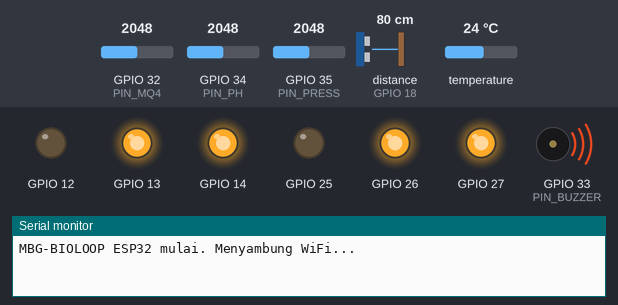
Bench run of a sketch on a simulated ESP32. Shown: output pins drawn as LEDs (lit = HIGH), buzzer (waves = sounding, pin HIGH), the last lines printed to the serial monitor. Wiring (inferred from the names in the program): ultrasonic range finder: trigger GPIO 5; echo GPIO 18. The test bench sets the inputs (shaded band); at power-on: temperature 24 °C, GPIO 32 (PIN_MQ4) = 2048, GPIO 34 (PIN_PH) = 2048, GPIO 35 (PIN_PRESS) = 2048, distance to the obstacle (sensor on GPIO 18) 80 cm (analog values on the 0–4095 scale). The echo pulse lasts 58.3 µs per cm; WiFi joins after 1.5 s; servers stay silent unless stated; uploads are accepted with an empty reply; pins used as bus, display or sensor lines are not drawn.

Above: at 3.5 s.
3.6 s: temperature set to 35 °C
At 8.6 s:
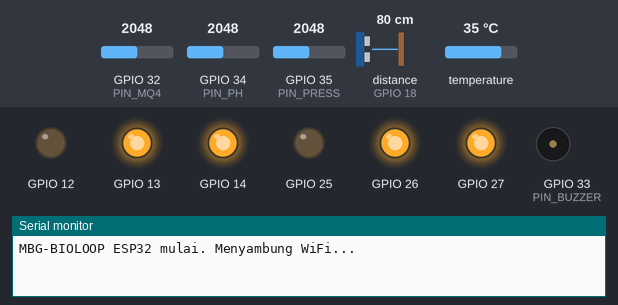
10.2 s: temperature set to 36 °C
At 12.8 s:
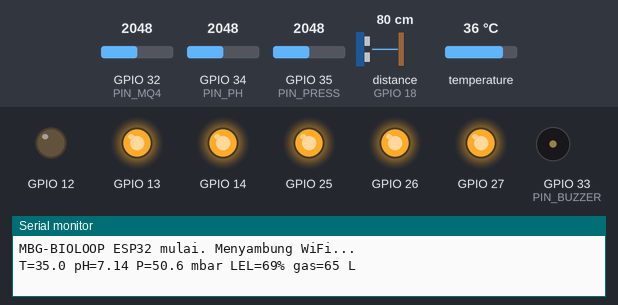
15.0 s: temperature set to 36.7 °C
18.5 s: temperature set to 37.8 °C
At 20.9 s:
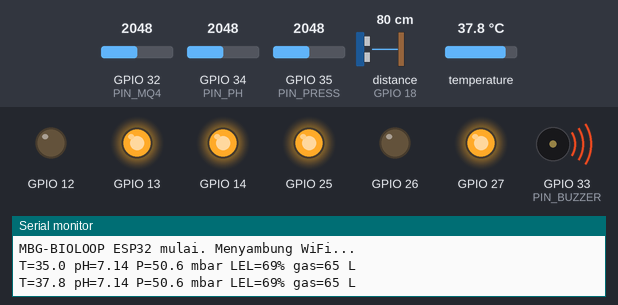
22.0 s: GPIO 32 (PIN_MQ4) set to 605
25.5 s: GPIO 32 (PIN_MQ4) set to 539
At 26.6 s:
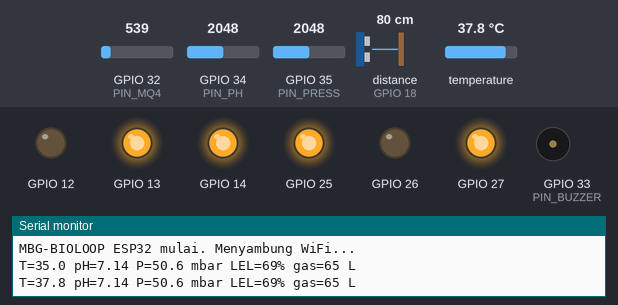
Timing chart, 0 to 28.5 s (numbered marks = the images above; inputs shaded):
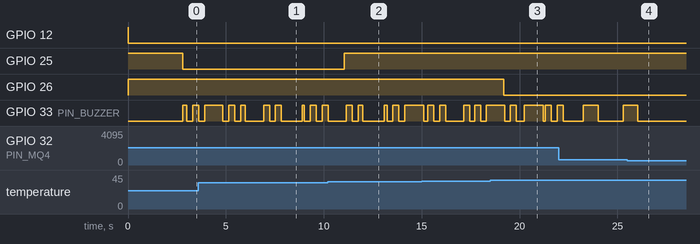

Measured:
- the behaviour switches between 35.3 and 35.4 °C on temperature (found by bisection; images 1 and 2)
- the behaviour switches between 37 and 37.1 °C on temperature (found by bisection; images 2 and 3)
- the behaviour switches between 580 and 579 on GPIO 32 (PIN_MQ4) (found by bisection; images 3 and 4)
- after the input at 10.2 s, GPIO 25: LOW → HIGH after 0.84 s
- after the input at 18.5 s, GPIO 26: HIGH → LOW after 0.68 s
- after the input at 25.5 s, GPIO 33 (PIN_BUZZER): goes on until 26.0 s, then stays LOW

The sketch:

bioloop_esp32.ino
```cpp
/* =====================================================================
   MBG-BIOLOOP AI: firmware kontroler ESP32
   ---------------------------------------------------------------------
   Membaca sensor bioreaktor, mengirim data ke server (MODE=sensor),
   menjalankan perintah dari dashboard/Telegram/AI, dan TETAP menjaga
   suhu serta keselamatan secara lokal walau WiFi atau server mati.

   Pustaka (Arduino IDE > Tools > Manage Libraries):
     - OneWire (Paul Stoffregen)
     - DallasTemperature (Miles Burton)
     - ArduinoJson (Benoit Blanchon) versi 7.x
   Board: "ESP32 Dev Module" (paket esp32 by Espressif)

   PERINGATAN LISTRIK
   - ADC ESP32 maksimal 3,3 V. Sensor 5 V (MPX5010DP, MQ-4, modul pH)
     WAJIB lewat pembagi tegangan, misalnya 10 kΩ (atas) + 20 kΩ (bawah).
   - Relay untuk katup 12/24 V atau pompa: pakai modul relay ber-optocoupler
     dan catu daya terpisah. Jangan menyalakan beban dari pin ESP32.
   - Semua kabel dan kotak kontroler di luar zona gas (≥ 1 m dari tangki),
     kotak tertutup (IP65). Jangan memasang saklar/relay di dekat titik bocor.
   ===================================================================== */
#include <WiFi.h>
#include <HTTPClient.h>
#include <WiFiClientSecure.h>
#include <ArduinoJson.h>
#include <OneWire.h>
#include <DallasTemperature.h>

/* ---------- 1. ISI BAGIAN INI ---------- */
const char* WIFI_SSID   = "NAMA_WIFI";
const char* WIFI_PASS   = "PASSWORD_WIFI";
// Salin dua baris ini dari Panel Admin → Perangkat → Daftarkan perangkat
const char* SERVER_URL  = "https://nama-proyek-anda.vercel.app";  // atau http://192.168.1.10:3000 untuk server lokal
const char* DEVICE_KEY  = "blk_isi_dengan_kunci_perangkat";
const char* FW_VERSION  = "3.0.0";

/* ---------- 2. PIN ---------- */
const int PIN_DS18B20   = 4;    // data DS18B20 (+ resistor 4,7 kΩ ke 3,3 V)
const int PIN_PH        = 34;   // modul pH (PH-4502C) lewat pembagi tegangan
const int PIN_PRESS     = 35;   // MPX5010DP lewat pembagi tegangan
const int PIN_MQ4       = 32;   // MQ-4 (AO) lewat pembagi tegangan
const int PIN_US_TRIG   = 5;    // JSN-SR04T trig
const int PIN_US_ECHO   = 18;   // JSN-SR04T echo (lewat pembagi bila modul 5 V)
const int RELAY_HOT     = 25;   // katup solenoid air panas
const int RELAY_COLD    = 26;   // katup solenoid air dingin
const int RELAY_BUFFER  = 27;   // pompa dosis larutan NaHCO3
const int RELAY_STOVE   = 14;   // katup gas kompor (normally closed)
const int RELAY_STIR    = 12;   // motor pengaduk
const int RELAY_DRAIN   = 13;   // katup bawah bermotor (pengurasan endapan)
const int PIN_BUZZER    = 33;   // buzzer peringatan lokal
const bool RELAY_ACTIVE_LOW = true;   // kebanyakan modul relay aktif LOW

/* ---------- 3. KALIBRASI ---------- */
const float ADC_DIVIDER   = 1.5;      // 10k/20k → tegangan asli = baca × 1,5
float PH_V7   = 2.50;                 // tegangan modul pada larutan pH 7 (ukur sendiri)
float PH_SLOPE = 0.18;                // selisih volt per 1 pH (ukur dengan larutan pH 4)
const float DRUM_AREA_M2  = 0.430;    // π × 0,37² m (drum Ø 74 cm)
float US_REST_CM  = 95.0;             // jarak sensor → atap drum saat drum KOSONG (turun penuh)
const float DRUM_RISE_MAX_CM = 65.0;  // tinggi naik maksimal drum
float MQ4_V_CLEAN = 0.40;             // tegangan MQ-4 di udara bersih (setelah pemanasan 24 jam)
float MQ4_V_PER_LEL = 0.030;          // perkiraan kasar volt per 1% LEL, kalibrasi dengan gas uji
const float BUFFER_G_PER_S = 1.6;     // gram NaHCO3 per detik pompa (larutan 80 g/L × 20 mL/s)
const float DRAIN_L_PER_S  = 0.5;     // liter per detik saat katup bawah terbuka

/* ---------- 4. BATAS (akan diperbarui dari server) ---------- */
float SET_T = 35.0, SET_BAND = 2.0, SET_PMAX = 12.0;
bool autoMode = true;

/* ---------- keadaan ---------- */
OneWire oneWire(PIN_DS18B20);
DallasTemperature ds(&oneWire);
float T = NAN, pH = NAN, pressMbar = NAN, lel = 0, gasL = NAN;
bool hotOn = false, coldOn = false, stoveOn = false, stirOn = true;
unsigned long bufferUntil = 0, drainUntil = 0, lastPost = 0, lastSensor = 0, lastStir = 0;
const unsigned long POST_EVERY_MS = 10000;   // kirim data tiap 10 detik

void relay(int pin, bool on) { digitalWrite(pin, (on ^ RELAY_ACTIVE_LOW) ? HIGH : LOW); }
float readVolt(int pin) { uint32_t s = 0; for (int i = 0; i < 16; i++) s += analogReadMilliVolts(pin); return s / 16.0 / 1000.0 * ADC_DIVIDER; }

float readUltrasonicCm() {
  digitalWrite(PIN_US_TRIG, LOW); delayMicroseconds(3);
  digitalWrite(PIN_US_TRIG, HIGH); delayMicroseconds(20); digitalWrite(PIN_US_TRIG, LOW);
  unsigned long d = pulseIn(PIN_US_ECHO, HIGH, 30000UL);
  return d ? d * 0.0343 / 2.0 : NAN;
}

void readSensors() {
  ds.requestTemperatures();
  float t = ds.getTempCByIndex(0); if (t > -50 && t < 100) T = t;
  float vph = readVolt(PIN_PH); pH = 7.0 + (PH_V7 - vph) / PH_SLOPE;
  // MPX5010DP: Vout = Vs × (0,09 × P[kPa] + 0,04), Vs = 5 V; 1 kPa = 10 mbar
  float vp = readVolt(PIN_PRESS); pressMbar = max(0.0f, ((vp / 5.0f) - 0.04f) / 0.09f * 10.0f);
  float vm = readVolt(PIN_MQ4); lel = constrain((vm - MQ4_V_CLEAN) / MQ4_V_PER_LEL, 0.0f, 100.0f);
  float cm = readUltrasonicCm();
  if (!isnan(cm)) { float rise = constrain(US_REST_CM - cm, 0.0f, DRUM_RISE_MAX_CM); gasL = DRUM_AREA_M2 * rise / 100.0f * 1000.0f; }
  lastSensor = millis();
}

/* ---------- kendali lokal: tetap jalan tanpa server ---------- */
void setHot(bool on)  { hotOn = on; if (on) coldOn = false; relay(RELAY_HOT, hotOn); relay(RELAY_COLD, coldOn); }
void setCold(bool on) { coldOn = on; if (on) hotOn = false; relay(RELAY_HOT, hotOn); relay(RELAY_COLD, coldOn); }
void setStove(bool on) { stoveOn = on; relay(RELAY_STOVE, on); }

void localControl() {
  // 1) KESELAMATAN: kebocoran gas → tutup katup kompor, bunyikan buzzer
  if (lel > 20) { setStove(false); digitalWrite(PIN_BUZZER, (millis() / 300) % 2); }
  else if (lel > 10) { setStove(false); digitalWrite(PIN_BUZZER, (millis() / 1000) % 2); }
  else digitalWrite(PIN_BUZZER, LOW);
  // 2) Gas habis → matikan kompor supaya tidak menyedot udara/air
  if (stoveOn && !isnan(pressMbar) && pressMbar < 2.0) setStove(false);
  // 3) Suhu otomatis (histeresis)
  if (autoMode && !isnan(T)) {
    if (T < SET_T - SET_BAND && !hotOn) setHot(true);
    else if (hotOn && T >= SET_T + 0.3) setHot(false);
    if (T > SET_T + SET_BAND && !coldOn) setCold(true);
    else if (coldOn && T <= SET_T - 0.3) setCold(false);
  }
  // 4) Pompa buffer & katup kuras berjalan dengan batas waktu
  relay(RELAY_BUFFER, millis() < bufferUntil);
  relay(RELAY_DRAIN, millis() < drainUntil);
  // 5) Pengaduk: 5 menit tiap 30 menit bila dinyalakan
  unsigned long ph = (millis() / 60000UL) % 30; relay(RELAY_STIR, stirOn && ph < 5);
  // 6) Sensor suhu mati → matikan pemanas (fail-safe)
  if (isnan(T) && hotOn) setHot(false);
}

/* ---------- perintah dari server ---------- */
void runCommand(JsonObject c) {
  const char* cmd = c["cmd"] | "";
  if (!strcmp(cmd, "buffer")) { float g = c["grams"] | 300; bufferUntil = millis() + (unsigned long)(g / BUFFER_G_PER_S * 1000); }
  else if (!strcmp(cmd, "drain")) { float L = c["liters"] | 20; drainUntil = millis() + (unsigned long)(L / DRAIN_L_PER_S * 1000); }
  else if (!strcmp(cmd, "stove")) { bool on = c["on"] | false; if (on && lel > 10) Serial.println("Kompor ditolak: bocor"); else setStove(on); }
  else if (!strcmp(cmd, "valve")) { const char* m = c["mode"] | "tutup"; if (strcmp(m, "tutup")) autoMode = false;
    if (!strcmp(m, "panas")) setHot(true); else if (!strcmp(m, "dingin")) setCold(true); else { setHot(false); setCold(false); } }
  else if (!strcmp(cmd, "auto")) autoMode = c["on"] | true;
  else if (!strcmp(cmd, "stir")) stirOn = c["on"] | true;
  else if (!strcmp(cmd, "setpoint")) { JsonObject s = c["set"]; SET_T = s["T"] | SET_T; SET_BAND = s["band"] | SET_BAND; SET_PMAX = s["Pmax"] | SET_PMAX; }
  Serial.printf("Perintah: %s\n", cmd);
}

void postData() {
  if (WiFi.status() != WL_CONNECTED) return;
  JsonDocument doc;
  if (!isnan(T)) doc["T"] = T;
  if (!isnan(pH)) doc["pH"] = pH;
  if (!isnan(pressMbar)) doc["press"] = pressMbar;
  doc["lel"] = lel;
  if (!isnan(gasL)) doc["vg"] = gasL;          // liter; server mengubahnya ke m³
  doc["hot"] = hotOn; doc["cold"] = coldOn; doc["stove"] = stoveOn;
  doc["fw"] = FW_VERSION;
  String body; serializeJson(doc, body);

  HTTPClient http; http.setTimeout(15000);
  String url = String(SERVER_URL) + "/api/sensor";
  static WiFiClientSecure tls; static WiFiClient plain;
  if (url.startsWith("https")) {
    // Vercel memakai HTTPS. setInsecure() melewati cek sertifikat agar mudah dipasang;
    // untuk keamanan lebih, ganti dengan tls.setCACert(<root CA>).
    tls.setInsecure(); http.begin(tls, url);
  } else http.begin(plain, url);
  http.addHeader("Content-Type", "application/json");
  http.addHeader("X-Device-Key", DEVICE_KEY);
  int code = http.POST(body);
  if (code == 200) {
    JsonDocument res;
    if (!deserializeJson(res, http.getString())) for (JsonObject c : res["commands"].as<JsonArray>()) runCommand(c);
  } else Serial.printf("POST gagal: %d %s\n", code, http.getString().c_str());
  http.end();
}

void setup() {
  Serial.begin(115200);
  int outs[] = { RELAY_HOT, RELAY_COLD, RELAY_BUFFER, RELAY_STOVE, RELAY_STIR, RELAY_DRAIN };
  for (int p : outs) { pinMode(p, OUTPUT); relay(p, false); }
  pinMode(PIN_BUZZER, OUTPUT); pinMode(PIN_US_TRIG, OUTPUT); pinMode(PIN_US_ECHO, INPUT);
  analogReadResolution(12);
  ds.begin();
  WiFi.mode(WIFI_STA); WiFi.begin(WIFI_SSID, WIFI_PASS);
  Serial.println("MBG-BIOLOOP ESP32 mulai. Menyambung WiFi...");
}

void loop() {
  static unsigned long lastRead = 0, lastWifi = 0;
  if (millis() - lastRead > 2000) { lastRead = millis(); readSensors(); localControl(); }
  if (WiFi.status() != WL_CONNECTED && millis() - lastWifi > 15000) { lastWifi = millis(); WiFi.reconnect(); }
  if (millis() - lastPost > POST_EVERY_MS) {
    lastPost = millis(); postData();
    Serial.printf("T=%.1f pH=%.2f P=%.1f mbar LEL=%.0f%% gas=%.0f L\n", T, pH, pressMbar, lel, gasL);
  }
  localControl();
  delay(50);
}
```
